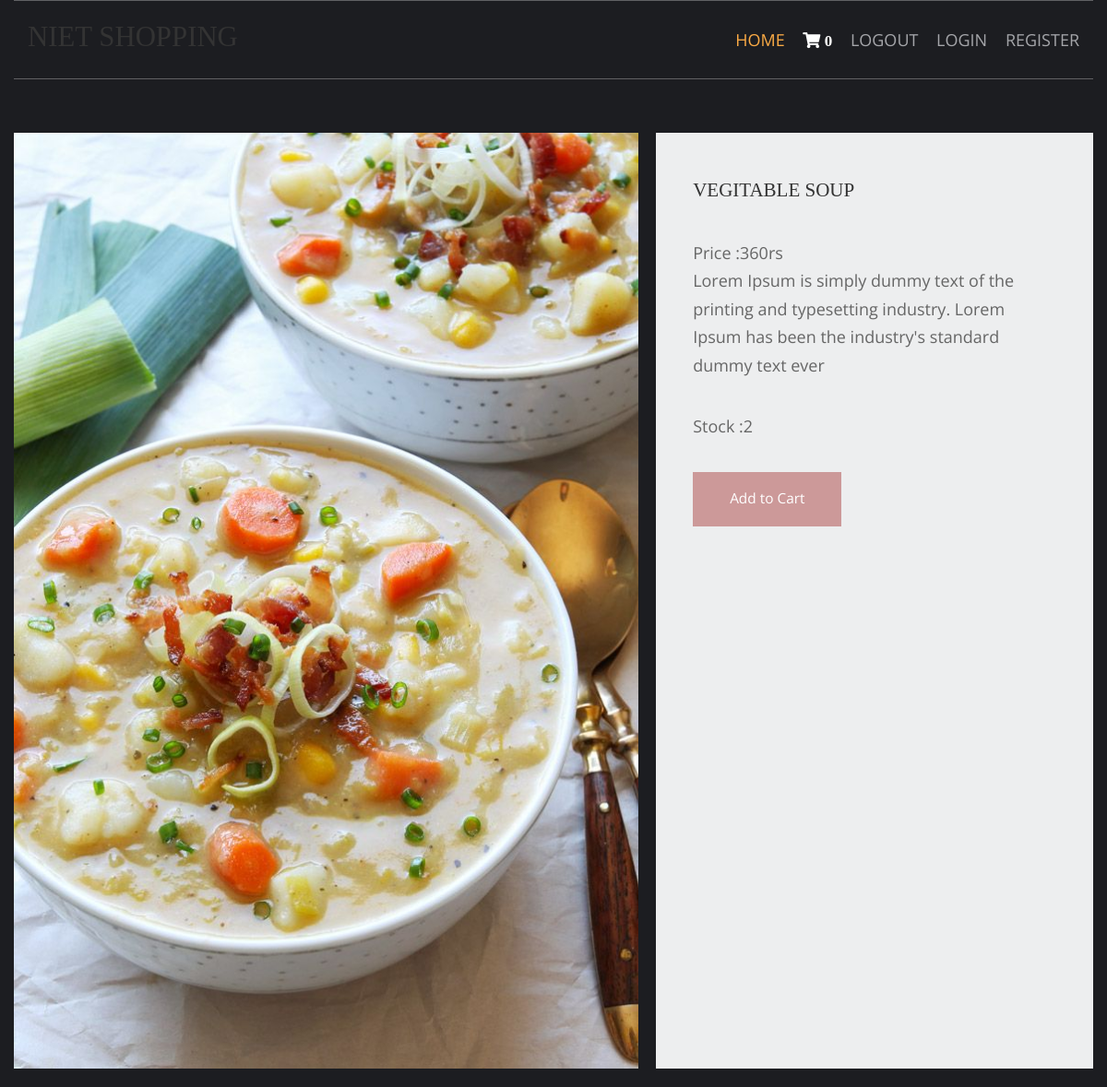
/vegitable-recipes/vegitable-soup, run on the app's committed database.
### shop/models.py (models this page shows, shortened)
class Products(models.Model):
    name=models.CharField(max_length=150,unique=True)
    slug=models.SlugField(max_length=250,unique=True)
    img=models.ImageField(upload_to='product')
    desc=models.TextField()
    stock=models.IntegerField()
    available=models.BooleanField()
    price=models.IntegerField()
    category=models.ForeignKey(categ,on_delete=models.CASCADE)

### shop/views.py (the view)
# urls.py: path('<slug:c_slug>/<slug:product_slug>',views.prodDetails,name='details'),
def prodDetails(request,c_slug,product_slug):
    try:
        prod=Products.objects.get(category__slug=c_slug,slug=product_slug)
    except Exception as e:
        raise e
    return render(request,'item.html',{'pr':prod})

### cart/context_processor.py (called while the page is built)
def count(request):
    item_count=0;
    if 'admin' in request.path:
        return{}
    else:
        try:
            ct=Cartlist.objects.filter(cart_id=c_id(request))
            cti=items.objects.all().filter(cart=ct[:1])
            for c in cti:
                item_count+=c.quan
        except Cartlist.DoesNotExist:
            item_count=0
        return dict(itc=item_count)

### cart/views.py (called while the page is built)
def c_id(request):
    ct_id=request.session.session_key
    if not ct_id:
        ct_id=request.session.create()
    return ct_id

### templates/item.html (shortened to what this page needs)
{% extends 'base.html' %}
{% load static %}
{% block content %}
<html lang="en">
<head>
    <link href="{% static 'pr/fontawesome/css/all.min.css'%}" rel="stylesheet" />
    <link href="{% static 'pr/css/templatemo-comparto.css'%}" rel="stylesheet" />
</head>
<body>
    <br><br>
        <section class="tm-mb-1" id="about">
            <div class="tm-row tm-about-row">
                <div class="tm-section-1-l">
                    <img src="{{pr.img.url}}" alt="About image" class="tm-img-responsive">
                </div>
                <article class="tm-section-1-r tm-bg-color-8">
                    <h2 class="tm-mb-2 tm-title-color">{{pr.name}}</h2>
                    <p>Price :{{pr.price}}rs<br>{{pr.desc}}</p>
                    <p>Stock :{{pr.stock}}</p>
{% if pr.stock <= 0 %}
<h1 style="color: red;">Sorry... No stock left</h1>
{% else %}
                    <a href="{% url 'addcart' pr.id %}" class="tm-btn tm-btn-1 tm-link-to-services">Add to Cart</a>
                    {% endif %}
                </article>
            </div>
        </section>
</body>
</html>
{% endblock %}

### static/hm/layout/styles/layout.css (style rules this page uses)
*, *::before, *::after { transition:all .3s ease-in-out; }
body { color:#A5A6AA; background-color:#1C1D21; }
a { color:#FBAB45; }

### static/pr/css/templatemo-comparto.css (style rules this page uses)
*, *::before, *::after { box-sizing: border-box; outline: none; }
ul, h1, h2, h3, h4, p, figure { padding: 0; margin: 0; }
body { font-family: 'Open Sans', Arial, sans-serif; font-size: 18px; overflow-x: hidden; padding-left: 15px; padding-right: 15px; margin: 0; }
h2 { font-size: 1.5rem; }
a { transition: all 0.3s ease; text-decoration: none; }
p { color: #666; line-height: 1.7; margin-bottom: 35px; }
h1, h2, h3, h4, h5, h6 { color: #333; }
.tm-mb-1 { margin-bottom: 20px; }
.tm-mb-2 { margin-bottom: 40px; }
.tm-bg-color-8 { background-color: #EDEEEF; }
.tm-img-responsive { max-width: 100%; height: auto; }
.tm-section-1-l { width: 57.85%; margin-right: 1.65%; }
.tm-section-1-r { padding: 50px 40px; width: 40.5%; }
.tm-row { display: flex; }
.tm-btn { display: inline-block; padding: 15px 40px; font-size: 1.1rem; border: none; background-color: #CC9999; color: white; }
a { color: #666; }

### static/hm/layout/styles/framework.css (style rules this page uses)
html { overflow-y:scroll; overflow-x:hidden; }
html, body { margin:0; padding:0; font-size:14px; line-height:1.6em; }
*, *::before, *::after { box-sizing:border-box; }
a { outline:none; text-decoration:none; }
img { width:auto; max-width:100%; height:auto; margin:0; padding:0; border:none; line-height:normal; vertical-align:middle; }
body, input, textarea, select { font-family:Verdana, Geneva, sans-serif; }
h1, h2, h3, h4, h5, h6, .heading { font-family:Georgia, "Times New Roman", Times, serif; }
::placeholder { opacity:1; }
h1, h2, h3, h4, h5, h6, .heading { margin:0 0 20px 0; font-size:1.4rem; line-height:normal; font-weight:normal; text-transform:uppercase; }
address, article, aside, figcaption, figure, footer, header, main, nav, section { display:block; margin:0; padding:0; }

### data on the page
Products: img (picture), name "VEGITABLE SOUP", price "360", desc "Lorem Ipsum is simply dummy text of the printing and typesetting industry. Lorem Ipsum has been the industry's standard dummy text ever", stock "2"

### other printed values
{{ itc }} "0"
